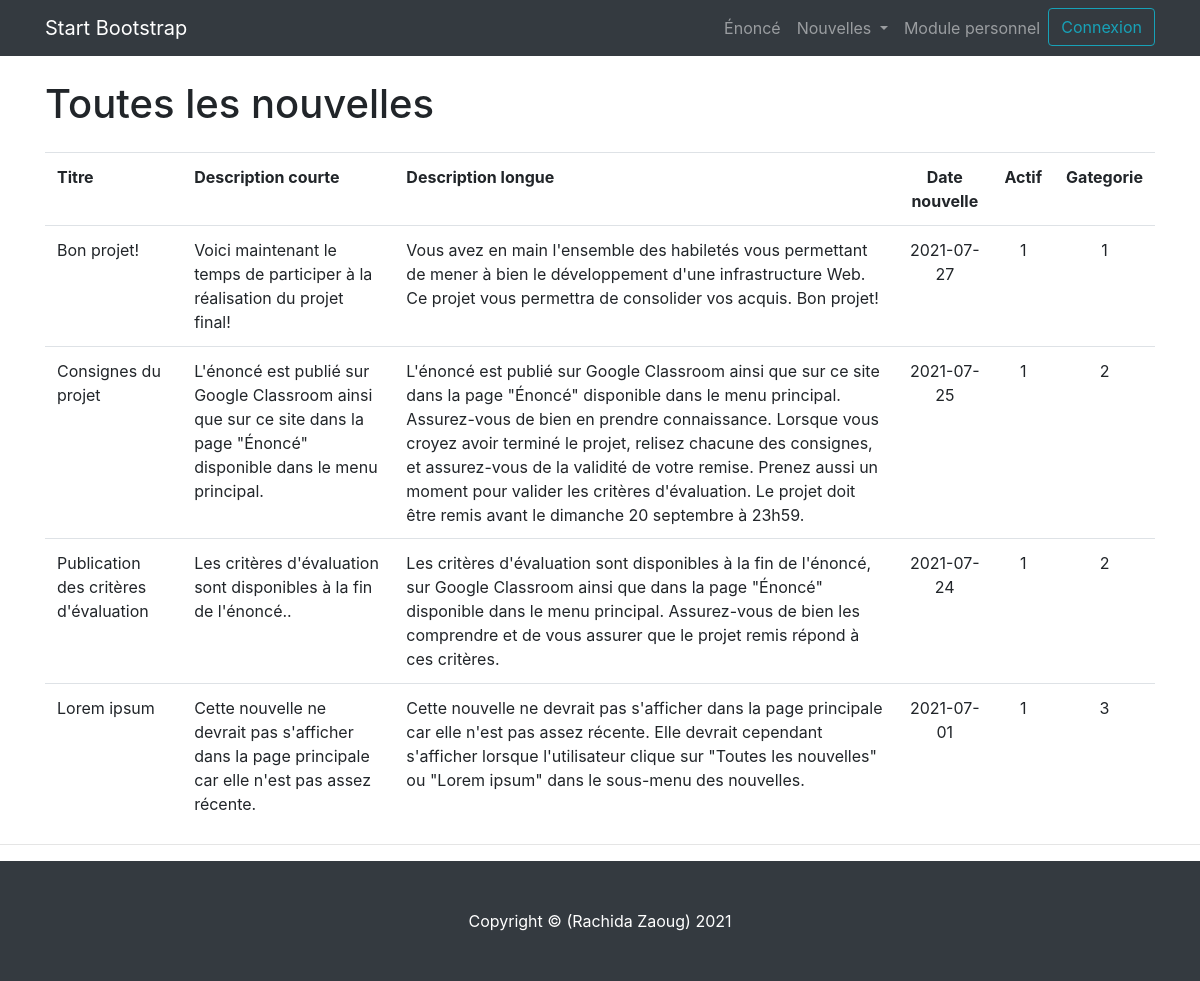
Page /nouvelles.php on the committed database.
### tables this page shows
CREATE TABLE `nouvelles` (
  `id` int(11) NOT NULL,
  `titre` varchar(50) NOT NULL,
  `description_courte` varchar(125) NOT NULL,
  `description_longue` text NOT NULL,
  `date_nouvelle` date NOT NULL,
  `actif` tinyint(1) NOT NULL,
  `fk_categorie` int(11) NOT NULL
);

### nouvelles.php (the view, shortened to what this page needs)
<?php include_once('include/header.php'); ?>
  <div class="container">
	<h1 class="my-4">Toutes les nouvelles</h1>
  <?php
    $res = $mysqli->query("SELECT `id`, `titre`, `description_courte`, `description_longue`, `date_nouvelle`, `actif`, `fk_categorie` FROM `nouvelles` WHERE actif ORDER BY date_nouvelle DESC
    ");
        echo '<table class="table">';
    echo '<tr>';
    echo '<th>Titre</th>';
    echo '<th>Description courte</th>';
    echo '<th>Description longue</th>';
    echo '<th class="text-center">Date nouvelle</th>';
    echo '<th class="text-center">Actif</th>';
    echo '<th class="text-center">Gategorie</th>';
    while ($row = $res->fetch_assoc()) {
      echo '<tr>';
      echo '<td>' . $row["titre"] . '</td>';
      echo '<td>' . $row["description_courte"] . '</td>';
      echo '<td>' . $row["description_longue"] . '</td>';
      echo '<td class="text-center">' . $row["date_nouvelle"] . ' </td>';
      echo '<td class="text-center">' . $row["actif"] . '</td>';
      echo '<td class="text-center">' . $row["fk_categorie"] . ' </td>';
      echo '<tr>';
  }
      echo '</table>';
  ?>
  </div>
<?php include_once('include/footer.php'); ?>
</html>

### css/modern-business.css (style rules this page uses)
body { padding-top: 56px; }

### rows in the picture
nouvelles: titre "Bon projet!", description_courte "Voici maintenant le temps de participer à la réalisation du projet final!", description_longue "Vous avez en main l'ensemble des habiletés vous permettant de mener à bien le développement d'une infrastructure Web. Ce projet vous permettra de consolider vos acquis. Bon projet!", date_nouvelle "2021-07-27", actif "1", fk_categorie "1"
nouvelles: titre "Consignes du projet", description_courte "L'énoncé est publié sur Google Classroom ainsi que sur ce site dans la page \"Énoncé\" disponible dans le menu principal.", description_longue "L'énoncé est publié sur Google Classroom ainsi que sur ce site dans la page \"Énoncé\" disponible dans le menu principal. Assurez-vous de bien en prendre connaissance. Lorsque vous croyez avoir terminé le projet, relisez chacune des consignes, et assurez-vous de la validité de votre remise. Prenez aussi un moment pour valider les critères d'évaluation. Le projet doit être remis avant le dimanche 20 septembre à 23h59.", date_nouvelle "2021-07-25", actif "1", fk_categorie "2"
nouvelles: titre "Publication des critères d'évaluation", description_courte "Les critères d'évaluation sont disponibles à la fin de l'énoncé..", description_longue "Les critères d'évaluation sont disponibles à la fin de l'énoncé, sur Google Classroom ainsi que dans la page \"Énoncé\" disponible dans le menu principal. Assurez-vous de bien les comprendre et de vous assurer que le projet remis répond à ces critères.", date_nouvelle "2021-07-24", actif "1", fk_categorie "2"
nouvelles: titre "Lorem ipsum", description_courte "Cette nouvelle ne devrait pas s'afficher dans la page principale car elle n'est pas assez récente.", description_longue "Cette nouvelle ne devrait pas s'afficher dans la page principale car elle n'est pas assez récente. Elle devrait cependant s'afficher lorsque l'utilisateur clique sur \"Toutes les nouvelles\" ou \"Lorem ipsum\" dans le sous-menu des nouvelles.", date_nouvelle "2021-07-01", actif "1", fk_categorie "3"
